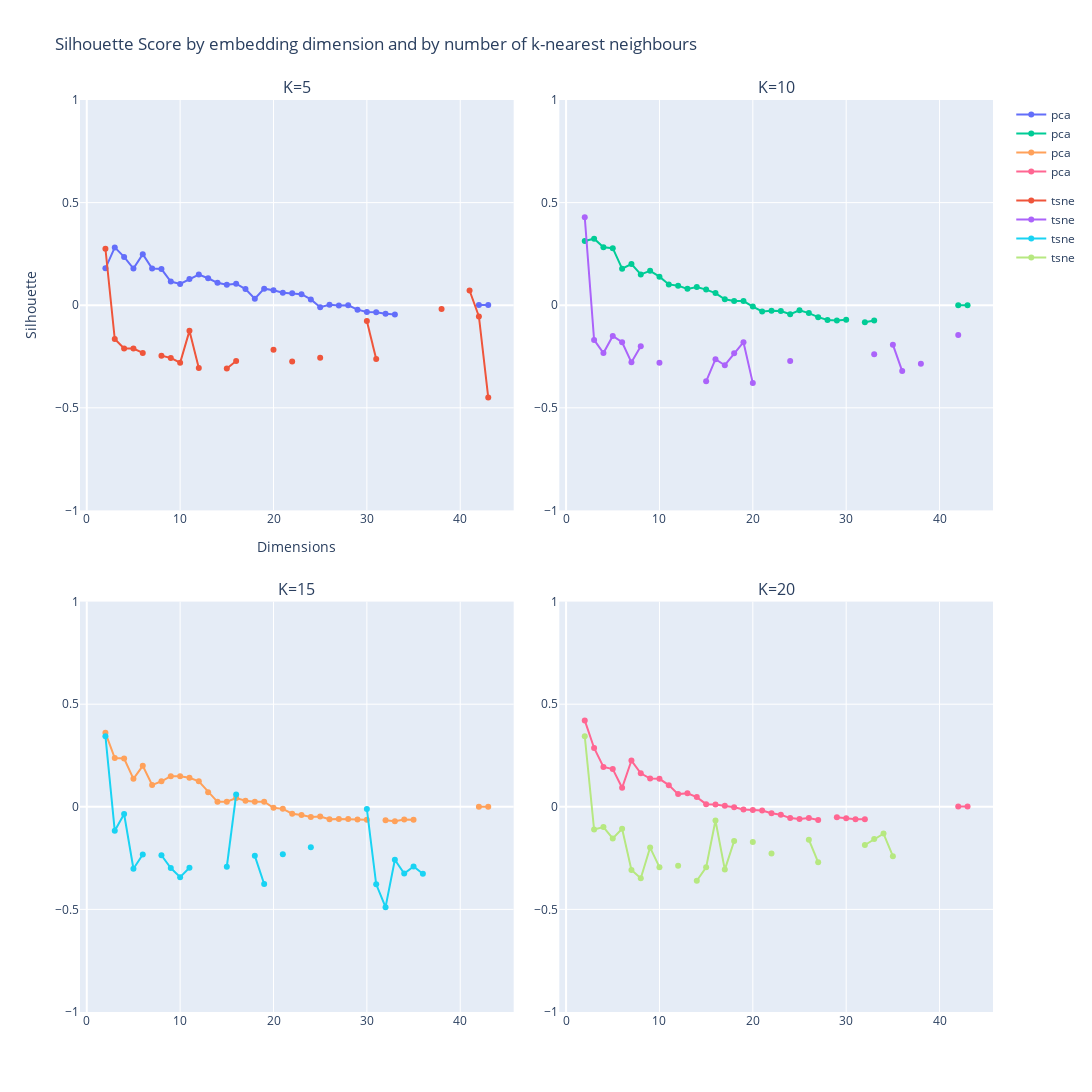

The cell this chart's notebook holds for it:
### Code cell
scores = ["Silhouette"] #"Calinski-Harabasz", ,
# type_inputs = "Fused Layers"  #results_df['type_input'].unique()
type_inputs = results_df["K"].unique()
techniques = results_df['Dimensionality reduction technique'].unique()


# Create a function to generate the plots
def create_plots(df, scores, type_inputs, techniques):
    for score in scores:
        # Create a subplot figure with 1 row and 3 columns (one for each type_input)
        fig = sp.make_subplots(rows=2, cols=2, subplot_titles=type_inputs,  horizontal_spacing=0.05,  # Decrease horizontal spacing
            vertical_spacing=0.1)
        
        # Loop over each type_input to generate subplots
        for idx, type_input in enumerate(type_inputs):
            df_subset = results_df[results_df['K'] == type_input]

            # Add traces for each technique
            for technique in techniques:
                df_technique = df_subset[df_subset['Dimensionality reduction technique'] == technique]

                # print(len(df_technique['Dimensions']), len(df_technique[score]))
                row = (idx // 2) + 1
                col = (idx % 2) + 1

                # Plot the data for this technique and input type
                fig.add_trace(go.Scatter(
                    x=df_technique['Dimensions'],
                    y=df_technique[score],
                    mode='lines+markers',
                    name=technique,
                    legendgroup=technique,
                ), row=row, col=col)

                fig.update_yaxes(range=[-1, 1], row=row, col=col)

            # Update the layout of the figure
            fig.update_layout(
                title=f'{score} Score by embedding dimension and by number of k-nearest neighbours',
                xaxis_title='Dimensions',
                yaxis_title=score,
                height=1200,
                width=1200,
                showlegend=True
            )

        # # Set aspect ratio to 1 for each subplot
        # for i in range(1, len(type_inputs) + 1):
        #     fig.update_xaxes(scaleanchor=f'y{i}', scaleratio=1, row=(i // 2) + 1, col=(i % 2) + 1)
        #     fig.update_yaxes(scaleanchor=f'x{i}', scaleratio=1, row=(i // 2) + 1, col=(i % 2) + 1)

        # Show the figure
        fig.show()

# Call the function with the correct parameters
create_plots(results_df, scores, type_inputs, techniques)

### Figure 1 — Plotly figure (JSON) as saved in the notebook; plotly's stock layout.template omitted (floating-point values rounded to 4 significant figures)
{"data": [{"legendgroup": "pca", "mode": "lines+markers", "name": "pca", "type": "scatter", "x": [2, 3, 4, 5, 6, 7, 8, 9, 10, 11, 12, 13, 14, 15, 16, 17, 18, 19, 20, 21, 22, 23, 24, 25, 26, 27, 28, 29, 30, 31, 32, 33, 34, 35, 36, 37, 38, 39, 40, 41, 42, 43], "xaxis": "x", "y": [0.1798, 0.2817, 0.2353, 0.1788, 0.2486, 0.1786, 0.1762, 0.1154, 0.1039, 0.1278, 0.1491, 0.1312, 0.1092, 0.09933, 0.1049, 0.07837, 0.03138, 0.08062, 0.0725, 0.06056, 0.05806, 0.05345, 0.02817, -0.009843, 0.00195, -0.001612, -0.0006522, -0.02174, -0.03344, -0.03425, -0.04213, -0.04524, null, null, null, null, null, null, null, null, 0.001494, 0.001494], "yaxis": "y"}, {"legendgroup": "tsne", "mode": "lines+markers", "name": "tsne", "type": "scatter", "x": [2, 3, 4, 5, 6, 7, 8, 9, 10, 11, 12, 13, 14, 15, 16, 17, 18, 19, 20, 21, 22, 23, 24, 25, 26, 27, 28, 29, 30, 31, 32, 33, 34, 35, 36, 37, 38, 39, 40, 41, 42, 43], "xaxis": "x", "y": [0.2751, -0.1649, -0.2107, -0.2116, -0.2326, null, -0.2458, -0.2571, -0.2805, -0.125, -0.3058, null, null, -0.3081, -0.2721, null, null, null, -0.2176, null, -0.274, null, null, -0.2566, null, null, null, null, -0.07647, -0.2622, null, null, null, null, null, null, -0.01838, null, null, 0.07164, -0.05491, -0.4497], "yaxis": "y"}, {"legendgroup": "pca", "mode": "lines+markers", "name": "pca", "type": "scatter", "x": [2, 3, 4, 5, 6, 7, 8, 9, 10, 11, 12, 13, 14, 15, 16, 17, 18, 19, 20, 21, 22, 23, 24, 25, 26, 27, 28, 29, 30, 31, 32, 33, 34, 35, 36, 37, 38, 39, 40, 41, 42, 43], "xaxis": "x2", "y": [0.3132, 0.3243, 0.2826, 0.2779, 0.1778, 0.2008, 0.15, 0.1673, 0.1392, 0.1014, 0.09531, 0.0796, 0.08888, 0.0759, 0.05886, 0.02916, 0.0207, 0.02009, -0.006909, -0.03038, -0.02668, -0.02833, -0.04369, -0.02508, -0.03858, -0.05816, -0.07229, -0.07486, -0.07053, null, -0.08291, -0.07406, null, null, null, null, null, null, null, null, -6.692e-05, -6.692e-05], "yaxis": "y2"}, {"legendgroup": "tsne", "mode": "lines+markers", "name": "tsne", "type": "scatter", "x": [2, 3, 4, 5, 6, 7, 8, 9, 10, 11, 12, 13, 14, 15, 16, 17, 18, 19, 20, 21, 22, 23, 24, 25, 26, 27, 28, 29, 30, 31, 32, 33, 34, 35, 36, 37, 38, 39, 40, 41, 42, 43], "xaxis": "x2", "y": [0.4287, -0.1693, -0.2332, -0.15, -0.1806, -0.2786, -0.1997, null, -0.2806, null, null, null, null, -0.3707, -0.263, -0.2926, -0.234, -0.1804, -0.3797, null, null, null, -0.2725, null, null, null, null, null, null, null, null, -0.2391, null, -0.1922, -0.3212, null, -0.2852, null, null, null, -0.1458, null], "yaxis": "y2"}, {"legendgroup": "pca", "mode": "lines+markers", "name": "pca", "type": "scatter", "x": [2, 3, 4, 5, 6, 7, 8, 9, 10, 11, 12, 13, 14, 15, 16, 17, 18, 19, 20, 21, 22, 23, 24, 25, 26, 27, 28, 29, 30, 31, 32, 33, 34, 35, 36, 37, 38, 39, 40, 41, 42, 43], "xaxis": "x3", "y": [0.3606, 0.2379, 0.2354, 0.1362, 0.1998, 0.1059, 0.1244, 0.149, 0.1484, 0.1414, 0.1244, 0.07147, 0.02424, 0.02481, 0.04229, 0.02996, 0.02508, 0.02468, -0.005183, -0.01008, -0.03384, -0.03956, -0.04958, -0.04687, -0.06034, -0.06004, -0.05965, -0.06215, -0.0629, null, -0.06593, -0.07071, -0.06216, -0.06265, null, null, null, null, null, null, 0.0007368, 0.0007368], "yaxis": "y3"}, {"legendgroup": "tsne", "mode": "lines+markers", "name": "tsne", "type": "scatter", "x": [2, 3, 4, 5, 6, 7, 8, 9, 10, 11, 12, 13, 14, 15, 16, 17, 18, 19, 20, 21, 22, 23, 24, 25, 26, 27, 28, 29, 30, 31, 32, 33, 34, 35, 36, 37, 38, 39, 40, 41, 42, 43], "xaxis": "x3", "y": [0.3439, -0.1171, -0.03495, -0.3021, -0.2324, null, -0.2361, -0.2981, -0.3429, -0.297, null, null, null, -0.2922, 0.05955, null, -0.239, -0.376, null, -0.2317, null, null, -0.1972, null, null, null, null, null, -0.0108, -0.3776, -0.4892, -0.2582, -0.3248, -0.2908, -0.3262, null, null, null, null, null, null, null], "yaxis": "y3"}, {"legendgroup": "pca", "mode": "lines+markers", "name": "pca", "type": "scatter", "x": [2, 3, 4, 5, 6, 7, 8, 9, 10, 11, 12, 13, 14, 15, 16, 17, 18, 19, 20, 21, 22, 23, 24, 25, 26, 27, 28, 29, 30, 31, 32, 33, 34, 35, 36, 37, 38, 39, 40, 41, 42, 43], "xaxis": "x4", "y": [0.421, 0.2866, 0.194, 0.1839, 0.09256, 0.2254, 0.1635, 0.1376, 0.1363, 0.1056, 0.06185, 0.06563, 0.04717, 0.01295, 0.01108, 0.00532, -0.002574, -0.0134, -0.01504, -0.01829, -0.03182, -0.03889, -0.05514, -0.05954, -0.05506, -0.06428, null, -0.05078, -0.05557, -0.0607, -0.0607, null, null, null, null, null, null, null, null, null, 0.001076, 0.001076], "yaxis": "y4"}, {"legendgroup": "tsne", "mode": "lines+markers", "name": "tsne", "type": "scatter", "x": [2, 3, 4, 5, 6, 7, 8, 9, 10, 11, 12, 13, 14, 15, 16, 17, 18, 19, 20, 21, 22, 23, 24, 25, 26, 27, 28, 29, 30, 31, 32, 33, 34, 35, 36, 37, 38, 39, 40, 41, 42, 43], "xaxis": "x4", "y": [0.3438, -0.1105, -0.09873, -0.1544, -0.1071, -0.3078, -0.3483, -0.1987, -0.294, null, -0.2879, null, -0.3602, -0.2951, -0.06694, -0.3059, -0.1664, null, -0.1715, null, -0.2274, null, null, null, -0.16, -0.2707, null, null, null, null, -0.1863, -0.1568, -0.1307, -0.2409, null, null, null, null, null, null, null, null], "yaxis": "y4"}], "layout": {"annotations": [{"font": {"size": 16}, "showarrow": false, "text": "K=5", "x": 0.2375, "xanchor": "center", "xref": "paper", "y": 1, "yanchor": "bottom", "yref": "paper"}, {"font": {"size": 16}, "showarrow": false, "text": "K=10", "x": 0.7625, "xanchor": "center", "xref": "paper", "y": 1, "yanchor": "bottom", "yref": "paper"}, {"font": {"size": 16}, "showarrow": false, "text": "K=15", "x": 0.2375, "xanchor": "center", "xref": "paper", "y": 0.45, "yanchor": "bottom", "yref": "paper"}, {"font": {"size": 16}, "showarrow": false, "text": "K=20", "x": 0.7625, "xanchor": "center", "xref": "paper", "y": 0.45, "yanchor": "bottom", "yref": "paper"}], "height": 1200, "showlegend": true, "title": {"text": "Silhouette Score by embedding dimension and by number of k-nearest neighbours"}, "width": 1200, "xaxis": {"anchor": "y", "domain": [0, 0.475], "title": {"text": "Dimensions"}}, "xaxis2": {"anchor": "y2", "domain": [0.525, 1]}, "xaxis3": {"anchor": "y3", "domain": [0, 0.475]}, "xaxis4": {"anchor": "y4", "domain": [0.525, 1]}, "yaxis": {"anchor": "x", "domain": [0.55, 1], "range": [-1, 1], "title": {"text": "Silhouette"}}, "yaxis2": {"anchor": "x2", "domain": [0.55, 1], "range": [-1, 1]}, "yaxis3": {"anchor": "x3", "domain": [0, 0.45], "range": [-1, 1]}, "yaxis4": {"anchor": "x4", "domain": [0, 0.45], "range": [-1, 1]}}}
